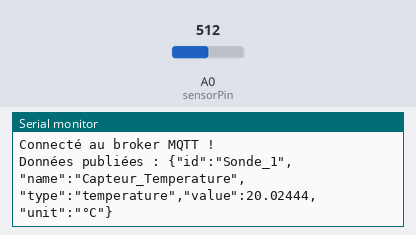
Bench run of a sketch on a simulated Arduino MKR. On the bench: the last lines printed to the serial monitor. The test bench sets the inputs (shaded band); at power-on: A0 (sensorPin) = 512. WiFi joins after 1.5 s; servers stay silent unless stated; no MQTT or app messages arrive unless stated.

Above: at 2.7 s.
2.8 s: A0 (sensorPin) set to 716
At 7.6 s:
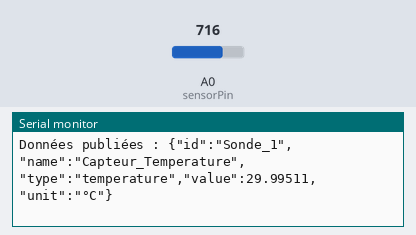
8.8 s: A0 (sensorPin) set to 900
At 12.6 s:
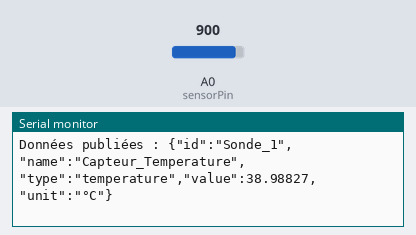
Timing chart, 0 to 14.1 s (numbered marks = the images above; inputs shaded):
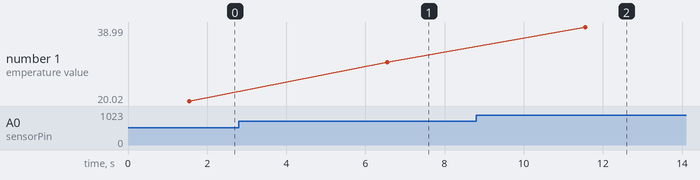

Measured:
- after the input at 2.8 s, the serial monitor: prints a new line after 3.8 s (image 1)
- after the input at 8.8 s, the serial monitor: prints a new line after 2.8 s (image 2)
- plotted number 1: 20.02 → 30 after the input at 2.8 s, 30 → 38.99 after the input at 8.8 s

The sketch:

sonde1.ino
```cpp
# include <WiFiNINA.h>
# include <PubSubClient.h>
# include <ArduinoJson.h>
//#include <EEPROM.h>

/*// Variables globales pour les paramètres WiFi
String ssid = "";
String password = "";*/
const char* ssid = "LaboCIEL2";
const char* password = "donnemoiunebrique";

const char* broker = "192.168.65.211";
const int port = 1883;
const char* topic = "temperature";

const int sensorPin = A0;

WiFiClient wifiClient;
PubSubClient mqttClient(wifiClient);

/*typedef struct
{
  int id;
  char ssid[50];
  char password[50];
} Config;

#define CONFIG_ADDR 1

long lastNotify = 0;
Config config;

void loadConfigFromEEPROM()
{
  EEPROM.get(CONFIG_ADDR, config);
}

void saveConfigToEEPROM()
{
  EEPROM.put(CONFIG_ADDR, config);
}*/

void setup() {
  Serial.begin(9600);

  //loadConfigFromEEPROM();

  connectToWiFi();
  mqttClient.setServer(broker, port);
  connectToMQTT();
}

void loop() {
 /*long currentTime = millis();

 if(currentTime > lastNotify + 5000)
 {*/
  int sensorValue = analogRead(sensorPin);
  float voltage = sensorValue * (5.0 / 1023.0);
  float temperatureC = (voltage - 0.5) * 100.0;
  temperatureC /= 10.0;

  String payload = createJsonPayload(temperatureC);

  publishToMQTT(payload);

  if (!mqttClient.connected()) {
    connectToMQTT();
  }

    /*lastNotify = currentTime;
 }

 checkSerial();*/
 mqttClient.loop();
 delay(5000);
}

/*void checkSerial() {

    if (Serial.available()) {
      String jsonData = Serial.readStringUntil('\n');
      processWiFiConfig(jsonData);
    }

}

void processWiFiConfig(const String& jsonData) {
  StaticJsonDocument<128> doc;
  DeserializationError error = deserializeJson(doc, jsonData);

  if (error) {
    Serial.println("Erreur de décodage JSON");
    return;
  }

  Serial.println("Données reçues : ");
  Serial.println(jsonData);

  ssid = doc["ssid"].as<String>();
  password = doc["password"].as<String>();

  ssid.toCharArray(config.ssid, 50);
  password.toCharArray(config.password, 50);
  saveConfigToEEPROM();

  Serial.println("Paramètres WiFi reçus :");
  Serial.print("SSID : ");
  Serial.println(ssid);
  Serial.print("Mot de passe : ");
  Serial.println(password);
}*/

void connectToWiFi() {
  Serial.print("Connexion au WiFi...");
  while (WiFi.begin(ssid/*.c_str()*/, password/*.c_str()*/) != WL_CONNECTED) {
    Serial.print(".");
    delay(1000);
  }
  Serial.println("\nConnecté au WiFi !");
  Serial.print("Adresse IP : ");
  Serial.println(WiFi.localIP());
}

void connectToMQTT() {
 Serial.print("Connexion au broker MQTT...");
 do {
  if (mqttClient.connect("ArduinoClient")) {
   Serial.println("\nConnecté au broker MQTT !");
  } else {
   Serial.print(".");
   delay(1000);
  }
 }while (!mqttClient.connected());
}

String createJsonPayload(float temperature) {
 StaticJsonDocument<128> doc;
 doc["id"] = "Sonde_1";
 doc["name"] = "Capteur_Temperature";
 doc["type"] = "temperature";
 doc["value"] = temperature;
 doc["unit"] = "°C";

 String payload;
 serializeJson(doc, payload);
 return payload;
}

void publishToMQTT(String payload) {
 if (mqttClient.publish(topic, payload.c_str())) {
  Serial.println("Données publiées : " + payload);
 } else {
  Serial.println("Échec de la publication !");
 }
}
```
